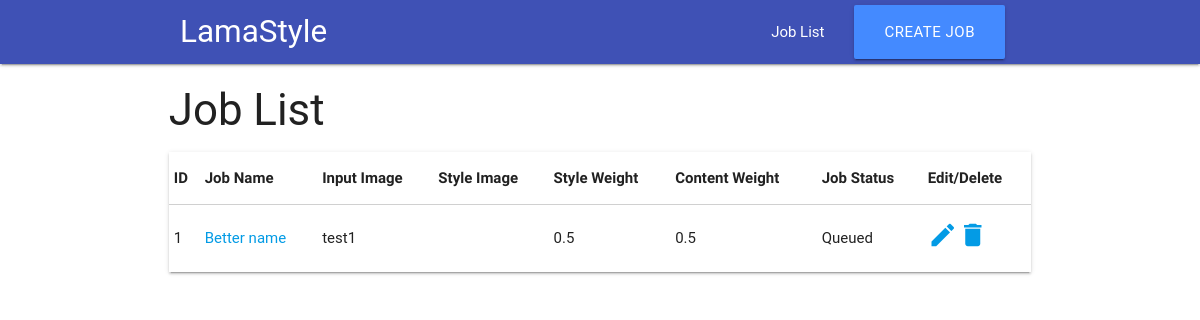
/deepstyle/, run on an earlier commit of the app's database.
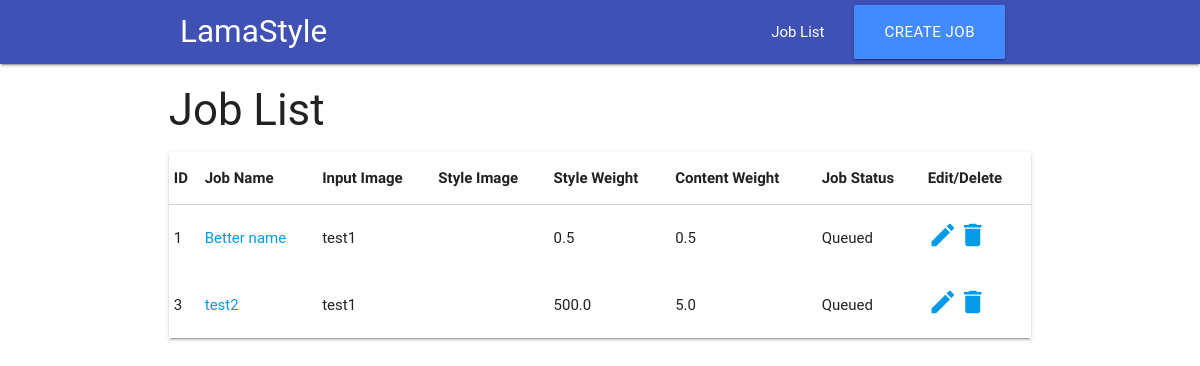
And on a later commit of the database.
### deepstyle/models.py (models this page shows, shortened)
class Job(models.Model):
    job_name = models.CharField(max_length = 200)
    job_description = models.TextField(default="Just another deepstyle job")
    input_image = models.ForeignKey(Image, blank = False, null = "False", related_name='+')
    style_image = models.ForeignKey(Image, blank = False, null = "False",  related_name='+')
    output_image = models.CharField(max_length = 100, blank = True, null = True)
    output_width = models.PositiveSmallIntegerField()
    iterations = models.PositiveIntegerField(default = 1000)
    content_weight = models.FloatField(default = 5e0)
    content_weight_blend = models.FloatField(default = 1)
    style_weight = models.FloatField(default = 5e2)
    style_scale = models.FloatField(default = 1.0)
    learning_rate = models.FloatField(default = 1e1)
    style_layer_weight_exp = models.FloatField(default = 1)
    perserve_color = models.BooleanField(default = False)
    POOLING_OPTIONS = (
        ('MAX', "max"),
        ('AVG', "avg")
    )
    pooling = models.CharField(max_length = 3, choices = POOLING_OPTIONS, default = 'MAX') # max pooling is default?
    QUEUED = 'Q'
    INPROGRESS = 'P'
    COMPLETED = 'C'
    FAIL = 'F'
    PROGRESS_FAIL = 'PF'
    JOB_STATUS_OPTIONS = (
        (QUEUED, "Queued"),
        (INPROGRESS, "In Progress"),
        (COMPLETED, "Completed"),
        (FAIL, "Failed"),
        (PROGRESS_FAIL, "Progress Failed"),
    )
    job_status = models.CharField(max_length = 2, choices = JOB_STATUS_OPTIONS, default = QUEUED)
    job_added = models.DateTimeField(default = datetime.now)
    job_start = models.DateTimeField(blank = True, null = True)
    job_completed = models.DateTimeField(blank = True, null = True)

class Image(models.Model):
    image_name = models.CharField(max_length = 500)
    image_description = models.TextField(default = "Just another image")
    image_file = models.ImageField()
    INPUT_IMAGE = 'I'
    OUTPUT_IMAGE = 'O'
    IMAGE_TYPE_OPTIONS = (
        (INPUT_IMAGE, "Input"),
        (OUTPUT_IMAGE, "Output")
    )
    image_type = models.CharField(max_length = 1, choices = IMAGE_TYPE_OPTIONS, default = INPUT_IMAGE)

### deepstyle/views.py (the view)
class IndexView(generic.ListView):
    template_name = 'deepstyle/index.html'
    context_object_name = 'all_jobs'
    def get_queryset(self):
        return Job.objects.all()

### deepstyle/templates/deepstyle/index.html
{% extends 'deepstyle/base.html' %}
{% block body %}
	<div class="row">
	<h3>Job List</h3>
	{% if all_jobs %}
		<table class="highlight responsible-table z-depth-1">
			<thead>
				<tr>
					<th>ID</th>
					<th>Job Name</th>
					<th>Input Image</th>
					<th>Style Image</th>
					<th>Style Weight</th>
					<th>Content Weight</th>
					<th>Job Status</th>
					<th>Edit/Delete</th>
				</tr>
			</thead>
			<tbody>
				{% for job in all_jobs %}
				<tr>
					<td>{{ job.id }}</td>
					<td><a href="{% url 'deepstyle:detail' job.id %}">{{ job.job_name }}</a></td>
					<td>{{ job.input_image.image_name }}</td>
					<td>{{ job.output_image.image_name }}</td>
					<td>{{ job.style_weight }}</td>
					<td>{{ job.content_weight }}</td>
					<td>{{ job.get_job_status_display }}</td>
					<td><a href="{% url 'deepstyle:EditJob' job.id %}"><i class="small material-icons tooltipped" data-position="bottom" data-delay="10" data-tooltip="I am a tooltip">edit</i></a><a href="{% url 'deepstyle:DeleteJob' job.id %}"><i class="small material-icons">delete</i></a></td>
				</tr>
				{% endfor %}
			</tbody>
		</table>
	{% else %}
		<script>
			alert("There are no jobs in this application.")
		</script>
	{% endif %}
	</div>
{% endblock %}

What changed in the data, as far as the page shows it:
added Job: id "3", job_name "test2", input_image.image_name "test1", style_weight "500.0", content_weight "5.0", job_status "Queued"
